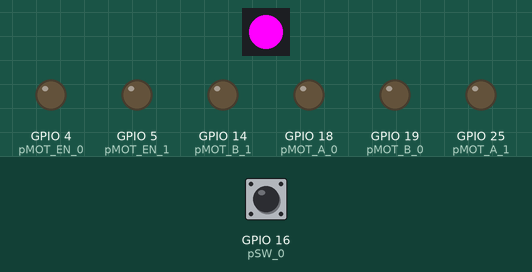
Simulated run of this sketch. Board: ESP32. On the bench: 1 RGB LEDs in strip order, left to right, output pins drawn as LEDs (lit = HIGH). The test bench sets the inputs (shaded band); at power-on: GPIO 16 (pSW_0) LOW. Dim RGB values are drawn brighter than linear; the strip is taken to match the declared colour order; random numbers use the default seed unless the sketch sets one; what the sketch prints to the serial monitor is not drawn.

Above: at 1.7 s.
1.8 s: GPIO 16 (pSW_0) pulled HIGH for 0.15 s
At 2.8 s:
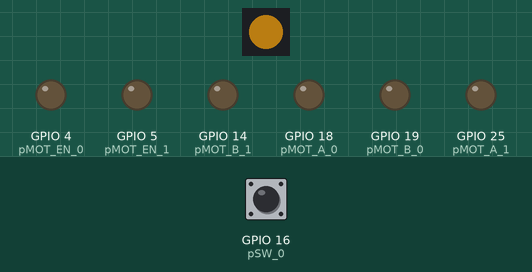
3.4 s: GPIO 16 (pSW_0) pulled HIGH for 1 s
At 5.3 s:
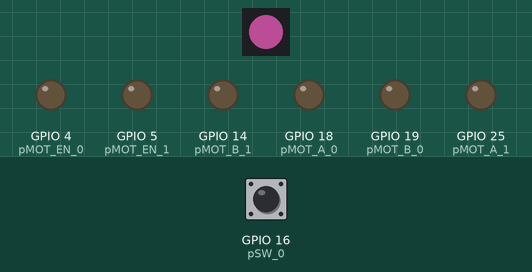
5.9 s: GPIO 16 (pSW_0) pulled HIGH for 0.15 s
At 7.1 s:
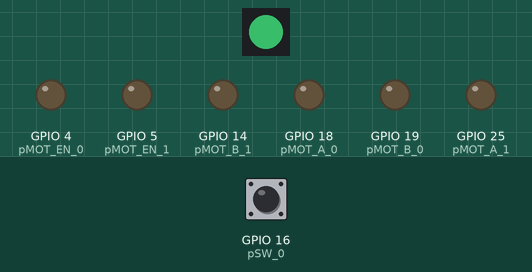
7.5 s: GPIO 16 (pSW_0) pulled HIGH for 1 s
At 9.5 s:
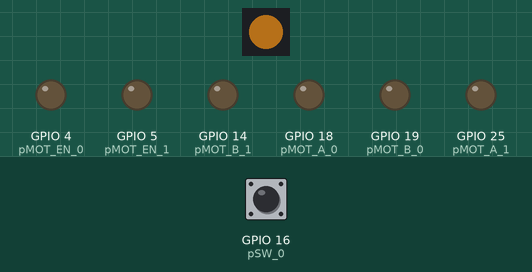
10.0 s: GPIO 16 (pSW_0) pulsed HIGH 5 times (0.12 s each, 0.3 s apart)
At 10.88 s:
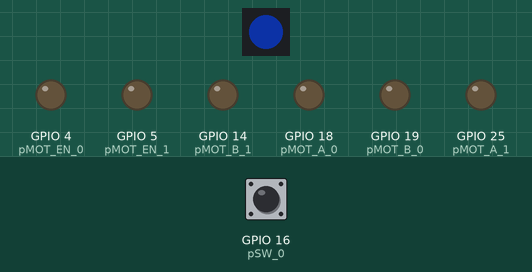
13.0 s: GPIO 16 (pSW_0) pulsed HIGH 5 times (0.12 s each, 0.3 s apart)
At 13.27 s:
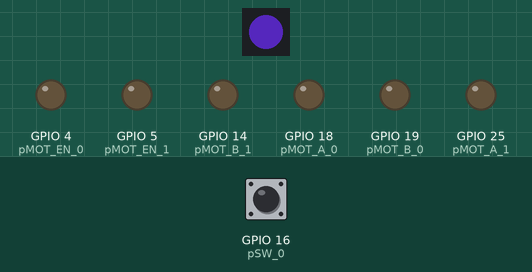
Timing chart, 0 to 16.0 s (numbered marks = the images above; inputs shaded):
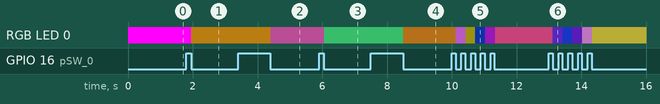

Measured:
- after the input at 1.8 s, RGB LED 0: RGB(255, 0, 255) → RGB(73, 49, 7) after 0.16 s
- after the input at 3.4 s, RGB LED 0: RGB(73, 49, 7) → RGB(72, 30, 58) after 1.0 s
- after the input at 5.9 s, RGB LED 0: RGB(72, 30, 58) → RGB(23, 78, 44) after 0.16 s
- after the input at 7.5 s, RGB LED 0: RGB(23, 78, 44) → RGB(65, 40, 9) after 1.0 s
- after the input at 10.0 s, RGB LED 0: RGB(65, 40, 9) → RGB(87, 42, 92) after 0.12 s, → RGB(29, 27, 3) 0.30 s later, → RGB(3, 12, 40) 0.30 s later, → RGB(57, 9, 69) 0.30 s later, … (5 changes in this stretch)
- after the input at 13.0 s, RGB LED 0: RGB(99, 33, 60) → RGB(35, 16, 78) after 0.12 s, → RGB(12, 26, 97) 0.30 s later, → RGB(33, 10, 67) 0.30 s later, → RGB(79, 49, 79) 0.30 s later, … (5 changes in this stretch)

The sketch:

MYO_ESPControlBoard_Rev1_BoardTest.ino
```cpp
#include <Adafruit_NeoPixel.h>

// Pin Definition
const int pMOT_EN_0     = 4;
const int pMOT_A_0      = 18;
const int pMOT_B_0      = 19;
const int pMPOT_0       = 27;

const int pMOT_EN_1     = 5;
const int pMOT_A_1      = 25;
const int pMOT_B_1      = 14;
const int pMPOT_1       = 32;

const int pMSEN_0       = 12;
const int pMSEN_1       = 33;

const int pLED_RGB      = 17;

const int pSW_0         = 16;

const int pSDA          = 21;
const int pSCL          = 22;


Adafruit_NeoPixel ledRGB = Adafruit_NeoPixel(1, pLED_RGB, NEO_RGB + NEO_KHZ800);

//Adafruit_NeoPixel pixels = Adafruit_NeoPixel(1, pLED_RGB, NEO_GRB + NEO_KHZ800);

bool memorySW = false;

void setup() {
  Serial.begin(115200);
  ledRGB.begin();
  ledRGB.setPixelColor(0, 255, 0, 255); // Moderately bright green color.
  ledRGB.show(); // This sends the updated pixel color to the hardware.
  delay(500); // Delay for a period of time (in milliseconds).
  pinMode(pMOT_EN_0,  OUTPUT);
  pinMode(pMOT_A_0,   OUTPUT);
  pinMode(pMOT_B_0,   OUTPUT);
  pinMode(pMOT_EN_1,  OUTPUT);
  pinMode(pMOT_A_1,   OUTPUT);
  pinMode(pMOT_B_1,   OUTPUT);
  pinMode(pSW_0,      INPUT);
  digitalWrite(pMOT_EN_0,  LOW);
  digitalWrite(pMOT_A_0,  LOW);
  digitalWrite(pMOT_B_0,  LOW);
  digitalWrite(pMOT_EN_1,  LOW);
  digitalWrite(pMOT_A_1,  LOW);
  digitalWrite(pMOT_B_1,  LOW);

}

void loop() {
  if(swActiveMomentary()){
    Serial.println("");
    Serial.println("PUSH!");
    ledRGB.setPixelColor(0, random(0,100), random(0,100), random(0,100)); // Moderately bright green color.
  }
  Serial.print(".");
  ledRGB.show(); // This sends the updated pixel color to the hardware.
  delay(10);
}

bool swActiveMomentary(){
  bool newSW = digitalRead(pSW_0);
  if((memorySW)&&(!newSW)){
    memorySW = newSW;
    return true;
  }else{
    memorySW = newSW;
    return false;
  }
}
```
